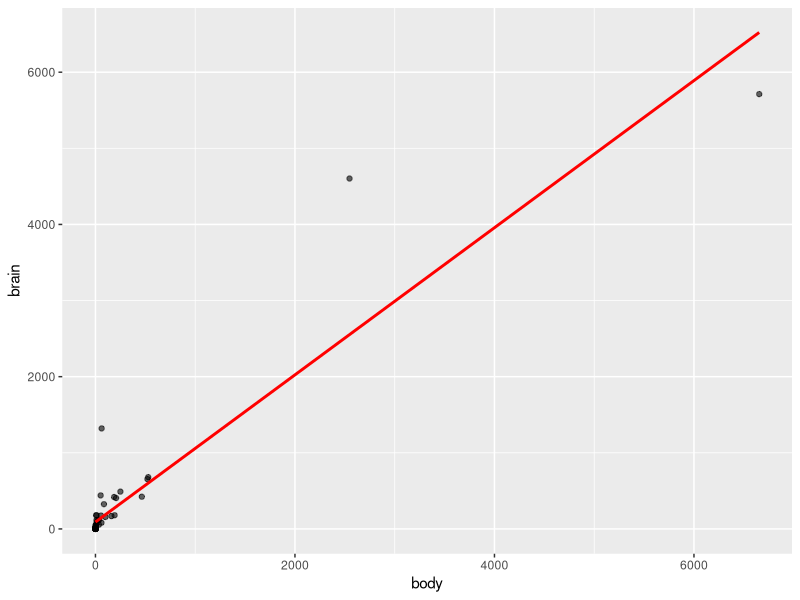
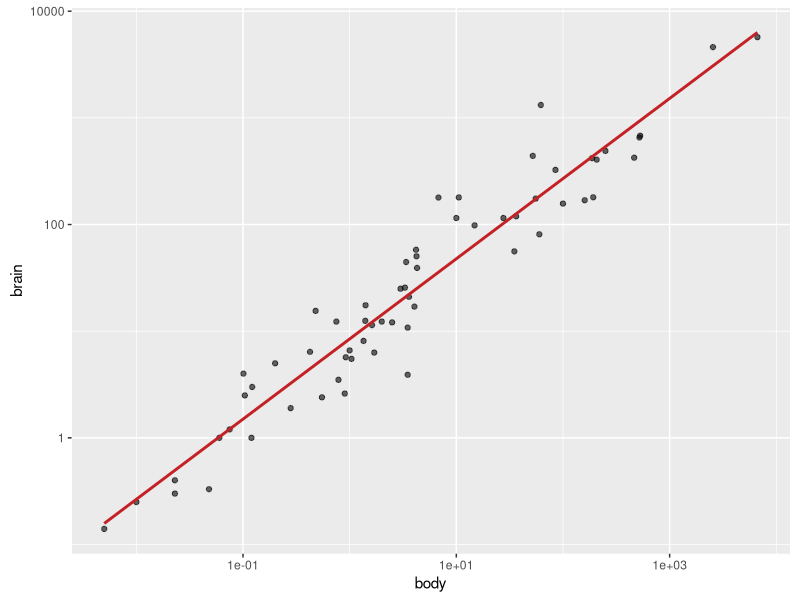
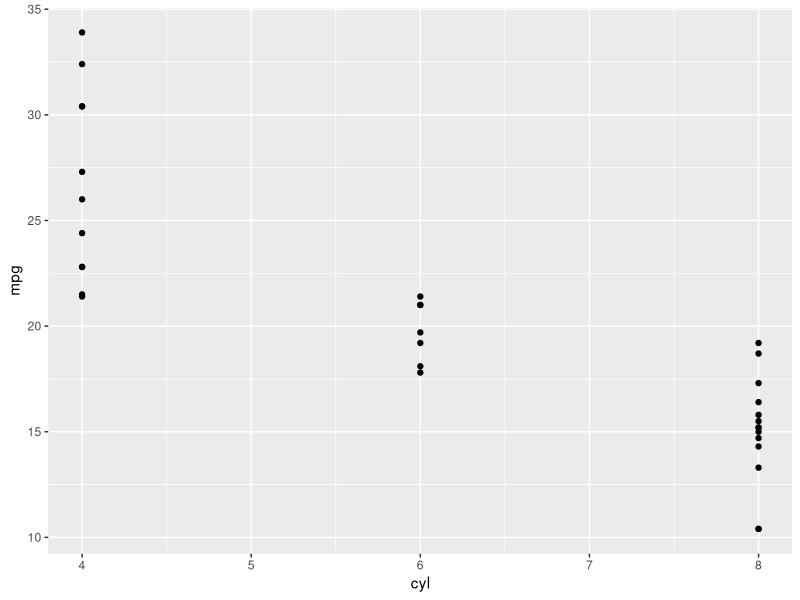
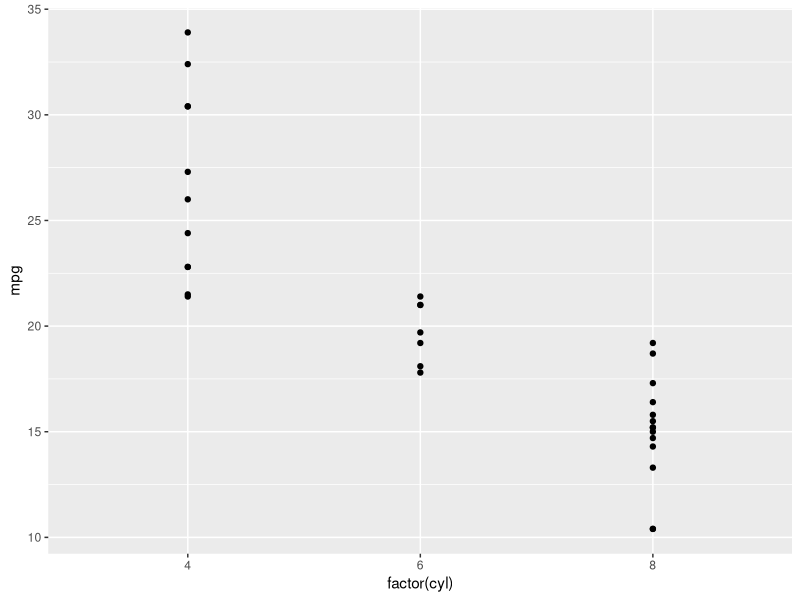
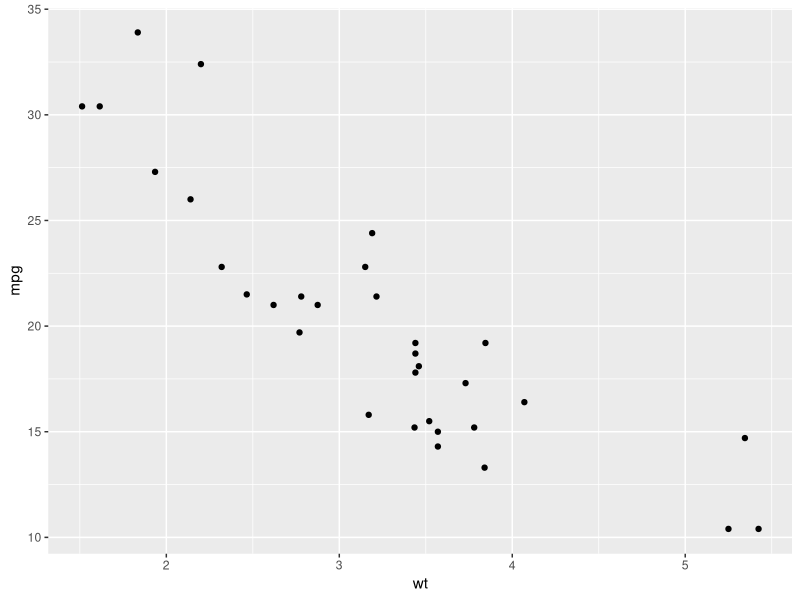
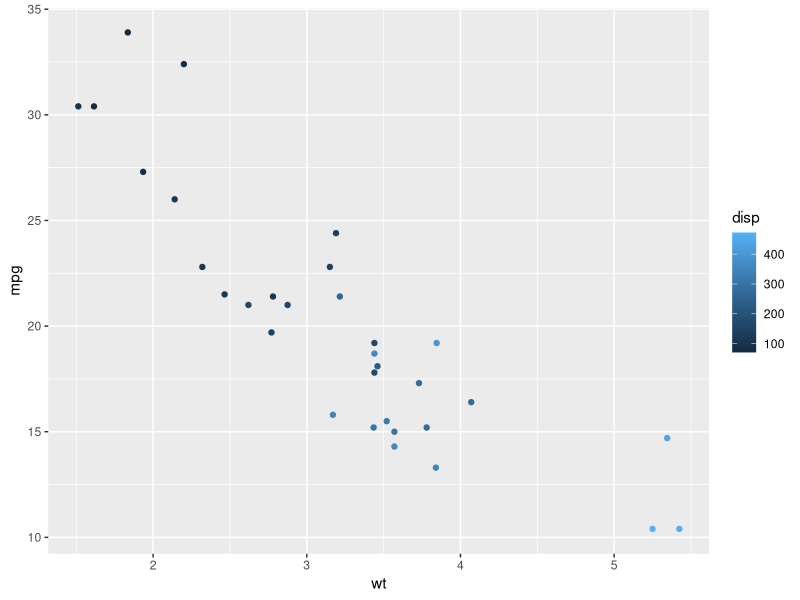
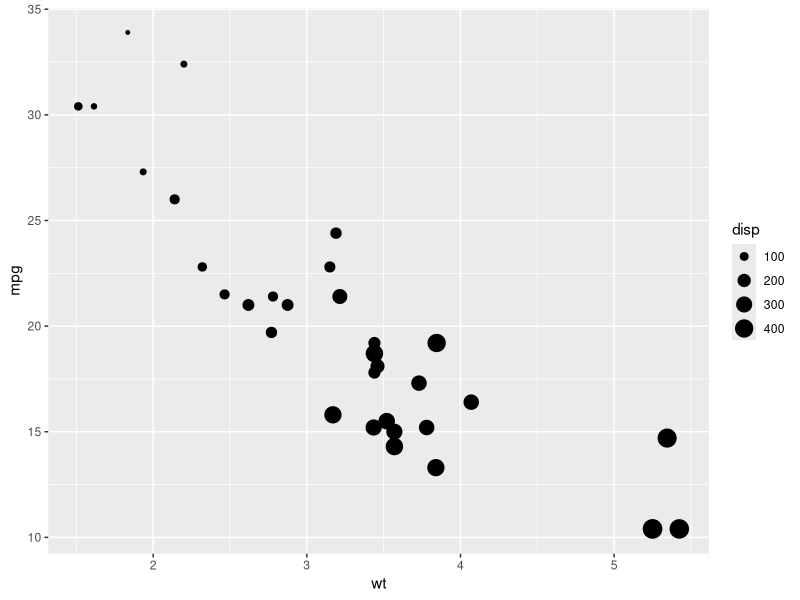
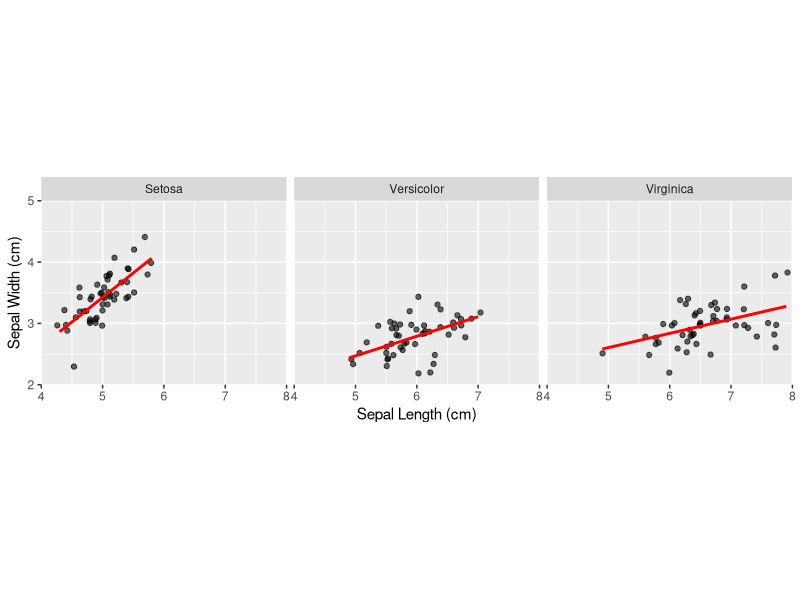

Write R code to recreate these figures, in order.
## ---- chunk 1
library(MASS)
library(ggplot2)
ggplot(mammals, aes(x = body, y = brain)) +
        geom_point(alpha = 0.6) +
        stat_smooth(method = "lm",
                    col = "red",
                    se = FALSE)
#the line above is a poor fit
#use log to get a better line
ggplot(mammals, aes(x = body, y = brain)) +
        geom_point(alpha = 0.6) +
        coord_fixed() + 
        scale_x_log10() +
        scale_y_log10() +
        stat_smooth(method = "lm",
                    col = "#C42126",
                    se = FALSE,
                    size = 1)

## ---- chunk 2
# Load the ggplot2 package
library(ggplot2)

# Explore the mtcars data frame with str()
str(mtcars)

# Execute the following command
ggplot(mtcars, aes(x = cyl, y = mpg)) +
  geom_point()

## ---- chunk 3
# Load the ggplot2 package
library(ggplot2)

# Change the command below so that cyl is treated as factor
ggplot(mtcars, aes(x = factor(cyl), y = mpg)) +
  geom_point()

## ---- chunk 4
library(ggplot2)
# A scatter plot has been made for you
ggplot(mtcars, aes(x = wt, y = mpg)) +
  geom_point()

# Replace ___ with the correct column
ggplot(mtcars, 
       aes(x = wt, 
           y = mpg, 
           color = disp)) +
  geom_point()

# Replace ___ with the correct column
ggplot(mtcars, 
       aes(x = wt, 
           y = mpg, 
           size = disp)) +
  geom_point()

#Understanding Variables
#In the previous exercise you saw that disp can be mapped onto a color gradient or onto a continuous size scale.

#Another argument of aes() is the shape of the points. There are a finite number of shapes which ggplot() can automatically assign to the points. However, if you try this command in the console to the right:

#ggplot(mtcars, aes(x = wt, y = mpg, shape = disp)) +
#  geom_point()

#It gives an error. What does this mean?
#The error message 'A continuous variable can not be mapped to shape', means that shape doesn't exist on a continuous scale here.
## ---- chunk 5
levels(iris$Species) <- c("Setosa", "Versicolor", "Virginica")
#data
ggplot(iris,
       #Now aesthetics
       aes(x = Sepal.Length,
           y = Sepal.Width)) +
        #then geometries
        geom_jitter(alpha = 0.6) + 
        #followed by facets
        facet_grid(. ~ Species) +
        #add statistics for understanding
        stat_smooth(method = "lm",
                    se = F,
                    col = "red") +
        #coordinates come last
        scale_y_continuous("Sepal Width (cm)",
                           limits = c(2, 5), 
                           expand = c(0, 0)) +
        scale_x_continuous("Sepal Length (cm)",
                           limits = c(4, 8), 
                           expand = c(0, 0)) +
        coord_equal()
#use themes to add production quality details

## ---- chunk 6
# Explore the diamonds data frame with str()
str(diamonds)

# Add geom_point() with +
ggplot(diamonds, aes(x = carat, y = price)) +
        geom_point()


# Add geom_point() and geom_smooth() with +
ggplot(diamonds, aes(x = carat, y = price)) +
        geom_point() +
        geom_smooth()

#Lovely layering! If you had executed the command without adding a +, it would produce an error message 'No layers in plot' because you are missing the third essential layer - the geom layer.
## ---- chunk 7
# 1 - The plot you created in the previous exercise
ggplot(diamonds, aes(x = carat, y = price)) +
  geom_point() +
  geom_smooth()

# 2 - Copy the above command but show only the smooth line
ggplot(diamonds, aes(x = carat, y = price)) +
    geom_smooth()


# 3 - Copy the above command and assign the correct value to col in aes()
ggplot(diamonds, aes(x = carat, y = price,
                     color = clarity)) +
    geom_smooth()


# 4 - Keep the color settings from previous command. Plot only the points with argument alpha.
ggplot(diamonds, aes(x = carat, y = price,
                     color = clarity)) +
        geom_point(alpha = 0.4)
## ---- chunk 8
# Create the object containing the data and aes layers: dia_plot
dia_plot <- ggplot(diamonds, 
                   aes(x = carat, 
                       y = price)
)

# Add a geom layer with + and geom_point()
dia_plot + 
        geom_point()

# Add the same geom layer, but with aes() inside
dia_plot + 
        geom_point(aes(color = clarity))


## ---- chunk 9
# 1 - The dia_plot object has been created for you
dia_plot <- ggplot(diamonds, aes(x = carat, y = price))

# 2 - Expand dia_plot by adding geom_point() with alpha set to 0.2
dia_plot <- dia_plot + geom_point(alpha = 0.2)

# 3 - Plot dia_plot with additional geom_smooth() with se set to FALSE
dia_plot + geom_smooth(se = FALSE)

# 4 - Copy the command from above and add aes() with the correct mapping to geom_smooth()
dia_plot + geom_smooth(aes(col = clarity), se = FALSE)
## ---- chunk 10
iris <- iris[c(5, 1:4)]
str(iris)

plot(iris$Sepal.Length, iris$Sepal.Width)
points(iris$Petal.Length, iris$Petal.Width, col = "red")

ggplot(iris,
       aes(x = Sepal.Length,
           y = Sepal.Width)) + 
        geom_point()
#iris is the data layer
#aes is the aesthetic layer
#geom_point is the geometry
## ---- chunk 11
# Plot the correct variables of mtcars
plot(mtcars$wt, mtcars$mpg, col = mtcars$cyl)

# Change cyl inside mtcars to a factor
mtcars$fcyl <- as.factor(mtcars$cyl)

# Make the same plot as in the first instruction
plot(mtcars$wt, mtcars$mpg, col = mtcars$fcyl)

#Recall that under-the-hood, factors are simply integer type vectors, so the colors in the second plot are 1, 2, and 3. In the first plot the colors were 4, 6, and 8.
## ---- chunk 12
# Use lm() to calculate a linear model and save it as carModel
carModel <- lm(mpg ~ wt, data = mtcars)

# Basic plot
mtcars$cyl <- as.factor(mtcars$cyl)
plot(mtcars$wt, mtcars$mpg, col = mtcars$cyl)

# Call abline() with carModel as first argument and set lty to 2
abline(carModel, lty = 2)

# Plot each subset efficiently with lapply
# You don't have to edit this code
plot(mtcars$wt, mtcars$mpg, col = mtcars$cyl)
lapply(mtcars$cyl, function(x) {
  abline(lm(mpg ~ wt, mtcars, subset = (cyl == x)), col = x)
  })

# This code will draw the legend of the plot
# You don't have to edit this code
legend(x = 5, y = 33, legend = levels(mtcars$cyl),
       col = 1:3, pch = 1, bty = "n")
#Notice how the legend had to be set manually. In general, ggplot2 makes it easier to polish plots compared to base graphics.
## ---- chunk 13
# Convert cyl to factor (don't need to change)
mtcars$cyl <- as.factor(mtcars$cyl)

# Example from base R (don't need to change)
plot(mtcars$wt, mtcars$mpg, col = mtcars$cyl)
abline(lm(mpg ~ wt, data = mtcars), lty = 2)
lapply(mtcars$cyl, function(x) {
  abline(lm(mpg ~ wt, mtcars, subset = (cyl == x)), col = x)
  })
legend(x = 5, y = 33, legend = levels(mtcars$cyl),
       col = 1:3, pch = 1, bty = "n")

# Plot 1: add geom_point() to this command to create a scatter plot
ggplot(mtcars, aes(x = wt, y = mpg, col = cyl)) +
  geom_point()  # Fill in using instructions Plot 1

# Plot 2: include the lines of the linear models, per cyl
ggplot(mtcars, aes(x = wt, y = mpg, col = cyl)) +
  geom_point() + # Copy from Plot 1
  geom_smooth(method = "lm", se = FALSE)   # Fill in using instructions Plot 2

# Plot 3: include a lm for the entire dataset in its whole
ggplot(mtcars, aes(x = wt, y = mpg, col = cyl)) +
  geom_point() + # Copy from Plot 2
  geom_smooth(method = "lm", se = FALSE) + # Copy from Plot 2
  geom_smooth(aes(group = 1),
              method = "lm",
              se = FALSE,
              linetype = 2)# Fill in using instructions Plot 3
## ---- chunk 14
#this is not the correct way to do this, just a sample - missing a legend, so it can't be right
ggplot(iris, aes(x = Sepal.Length, y = Sepal.Width)) +
        geom_point() +
        geom_point(aes(x = Petal.Length, y = Petal.Width), col = "red")

## ---- chunk 15
library(tidyverse)
iris.wide <- gather(iris, PartW, Width, Sepal.Width, Petal.Width) %>% 
        gather(PartL, Length, Sepal.Length, Petal.Length) %>% 
        gather(PartDel, Part, PartW, PartL) %>%
        select(-PartDel)
iris.wide$Part[iris.wide$Part == "Sepal.Width"] <- "Sepal"
iris.wide$Part[iris.wide$Part == "Sepal.Length"] <- "Sepal"
iris.wide$Part[iris.wide$Part == "Petal.Width"] <- "Petal"
iris.wide$Part[iris.wide$Part == "Petal.Width"] <- "Petal"
iris.wide <- select(iris.wide, Species, Part, Length, Width)
head(iris.wide)
